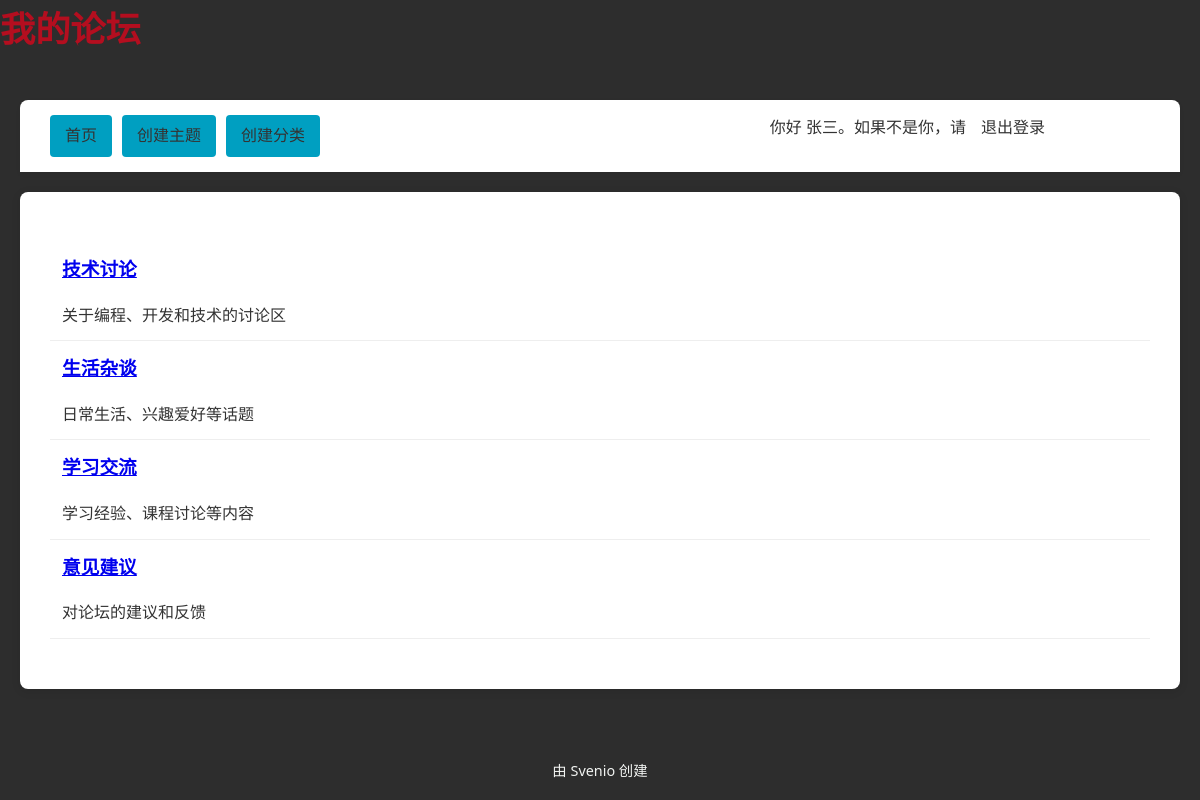
The page / (signed in) on the database its author committed.
### tables this page shows
CREATE TABLE categories (
    cat_id INT(8) NOT NULL AUTO_INCREMENT,
    cat_name VARCHAR(255) NOT NULL,
    cat_description VARCHAR(255) NOT NULL,
    UNIQUE INDEX cat_name_unique (cat_name),
    PRIMARY KEY (cat_id)
);

### index.php (the view, shortened to what this page needs)
<?php
include 'header.php';
global $conn;
$sql = "SELECT
cat_id,
cat_name,
cat_description
FROM
categories";
$result = mysqli_query($conn, $sql);
echo '<table>';
while ($row = mysqli_fetch_assoc($result)) {
    echo '<tr>';
    echo '<td class="leftpart">';
    echo '<h3><a href="category.php?cat_id=' . $row['cat_id'] . '">' . $row['cat_name'] . '</a></h3>' . $row['cat_description'];
    echo '</td>';
    echo '<td class="rightpart">';
    echo '</td>';
    echo '</tr>';
}
echo '</table>';
include 'footer.php';

### style.css (style rules this page uses)
:root { --primary-color: #B40E1F; --secondary-color: #009FC1; --dark-bg: #2D2D2D; --light-bg: #FFFFFF; --text-dark: #333333; --text-light: #F1F3F1; }
body { background-color: var(--dark-bg); font-family: 'Segoe UI', Roboto, 'Helvetica Neue', sans-serif; line-height: 1.6; color: var(--text-dark); margin: 0; padding: 0; }
table { width: 100%; border-collapse: collapse; margin: 20px 0; }
td { padding: 12px; border-bottom: 1px solid #eee; }
h1, h2, h3 { color: var(--primary-color); margin-top: 0; }
.leftpart { width: 25%; }
.rightpart { width: 40%; }

### rows shown on the page
categories: cat_name "技术讨论", cat_description "关于编程、开发和技术的讨论区"
categories: cat_name "生活杂谈", cat_description "日常生活、兴趣爱好等话题"
categories: cat_name "学习交流", cat_description "学习经验、课程讨论等内容"
categories: cat_name "意见建议", cat_description "对论坛的建议和反馈"

### other values the page prints
$_SESSION['user_name'] "张三"
